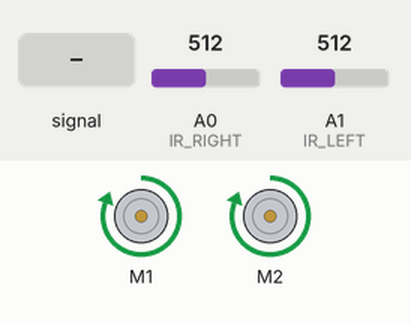
Simulated run of this sketch. Board: Arduino Uno, built with avr-gcc and run on an emulated ATmega328P. On the bench: 2 × DC motor (green arrow = forward, orange = backward, longer = faster). Inputs (shaded band) come from the test bench; at power-on: A0 (IR_RIGHT) = 512, A1 (IR_LEFT) = 512.

Above: at 1.2 s.
1.3 s: A0 (IR_RIGHT) fed a 200 Hz sine of ±81 counts around its level
4.3 s: A0 (IR_RIGHT) set to 716
At 4.92 s:
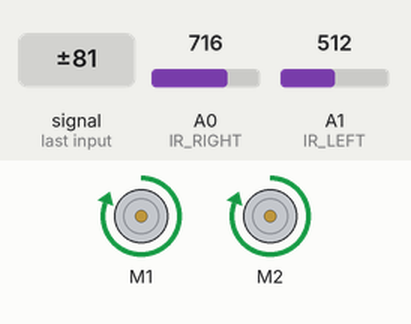
7.3 s: A1 (IR_LEFT) set to 900
At 8.05 s:
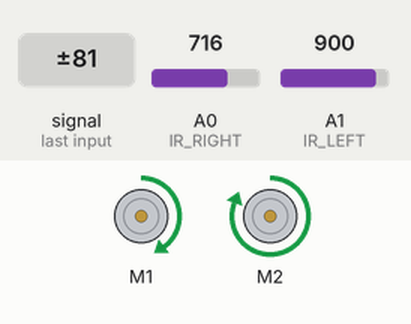
10.3 s: A1 (IR_LEFT) fed a 200 Hz sine of ±81 counts around its level
At 10.56 s:
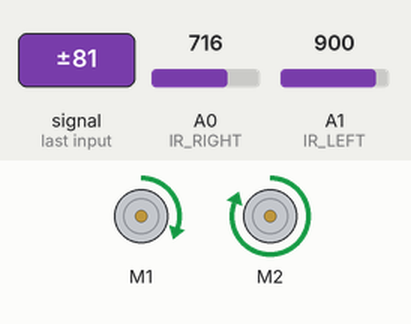
13.3 s: A0 (IR_RIGHT) fed a 2 Hz sine of ±306 counts around its level
At 13.86 s:
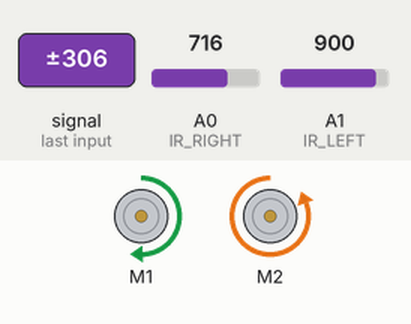
16.3 s: A0 (IR_RIGHT) fed a 1000 Hz sine of ±255 counts around its level
Timing chart, 0 to 22.4 s (numbered marks = the images above; inputs shaded):
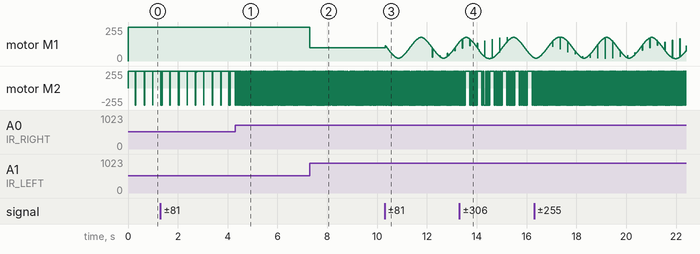

The sketch:

IR_sensing.ino
```cpp
#include <MeMCore.h>

#define IR_RIGHT A0 //depend on port connected
#define IR_LEFT A1 //depend on port connected

MeDCMotor leftMotor(M1);
MeDCMotor rightMotor(M2);
int setOutput = 999;// will be obtain through experiment
int leftSpeed = 0;
int rightSpeed = 0;

int get_IR_reading(int pin)
{
  return analogRead(pin);
}

void setup() {
  // put your setup code here, to run once:
  pinMode(IR_LEFT, INPUT);
  pinMode(IR_RIGHT, INPUT);
}

void loop()
{
  // put your main code here, to run repeatedly:
  int outputLeft = get_IR_reading(IR_LEFT);
  int outputRight = get_IR_reading(IR_RIGHT);
  if (outputLeft < setOutput)
  {
    leftSpeed += (setOutput - outputLeft);
  }
  else if (outputRight < setOutput)
  {
    rightSpeed += (setOutput - outputRight);
  }

  leftMotor.run(leftSpeed);
  rightMotor.run(rightSpeed);

  leftSpeed -= (setOutput - outputLeft);
  rightSpeed -= (setOutput - outputRight);

}
```

Measured:
- after the input at 7.3 s, motor M1: forward 255/255 → forward 99/255 at once
